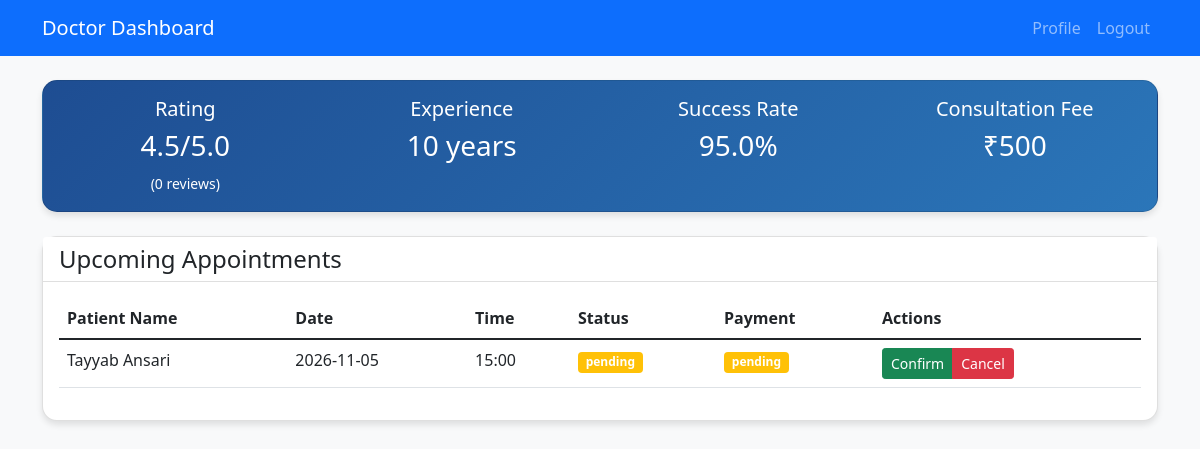
/doctor-dashboard (signed in), run on the app's committed database.
### tables this page shows
CREATE TABLE doctors (
                id INTEGER PRIMARY KEY AUTOINCREMENT,
                name TEXT NOT NULL,
                email TEXT UNIQUE NOT NULL,
                password TEXT NOT NULL,
                specialization TEXT NOT NULL,
                hospital TEXT NOT NULL,
                location TEXT NOT NULL,
                contact TEXT NOT NULL,
                rating FLOAT DEFAULT 4.5,
                reviews_count INTEGER DEFAULT 0,
                experience_years INTEGER DEFAULT 10,
                success_rate FLOAT DEFAULT 95.0,
                consultation_fee DECIMAL(10,2) DEFAULT 500.00,
                hospital_description TEXT,
                doctor_description TEXT,
                available_days TEXT DEFAULT 'Monday,Tuesday,Wednesday,Thursday,Friday'
            );

CREATE TABLE appointments (
                id INTEGER PRIMARY KEY AUTOINCREMENT,
                user_id INTEGER NOT NULL,
                doctor_id INTEGER NOT NULL,
                appointment_date DATE NOT NULL,
                appointment_time TIME NOT NULL,
                status TEXT DEFAULT 'pending',
                payment_status TEXT DEFAULT 'pending',
                payment_amount DECIMAL(10,2) NOT NULL,
                booking_date TIMESTAMP DEFAULT CURRENT_TIMESTAMP,
                FOREIGN KEY (user_id) REFERENCES users(id),
                FOREIGN KEY (doctor_id) REFERENCES doctors(id)
            );

### app.py (the view)
@app.route("/doctor-dashboard")
def doctor_dashboard():
    if "doctor_id" not in session:
        flash("Please login first!", "warning")
        return redirect(url_for("doctor_login"))
    try:
        with sqlite3.connect("users.db") as conn:
            cursor = conn.cursor()
            cursor.execute("""
                SELECT name, specialization, hospital, location, contact, rating,
                       reviews_count, experience_years, success_rate, consultation_fee
                FROM doctors
                WHERE id = ?
            """, (session["doctor_id"],))
            doctor_info = cursor.fetchone()
            cursor.execute("""
                SELECT
                    a.id,
                    u.first_name || ' ' || u.last_name as patient_name,
                    a.appointment_date,
                    a.appointment_time,
                    a.status,
                    a.payment_status,
                    a.payment_amount
                FROM appointments a
                JOIN users u ON a.user_id = u.id
                WHERE a.doctor_id = ?
                ORDER BY a.appointment_date DESC, a.appointment_time DESC
            """, (session["doctor_id"],))
            appointments = cursor.fetchall()
            return render_template(
                "doctorDashboard.html",
                doctor=doctor_info,
                appointments=appointments,
                logged_in=True
            )
    except Exception as e:
        print(f"Error in doctor dashboard: {str(e)}")
        flash("Error loading dashboard", "danger")
        return redirect(url_for("doctor_login"))

### templates/doctorDashboard.html (shortened to what this page needs)
<!DOCTYPE html>
<html lang="en">
<head>
    <link href="https://cdn.jsdelivr.net/npm/bootstrap@5.1.3/dist/css/bootstrap.min.css" rel="stylesheet">
    <link rel="stylesheet" href="https://cdnjs.cloudflare.com/ajax/libs/font-awesome/6.0.0/css/all.min.css">
</head>
<body class="bg-light">
    <nav class="navbar navbar-expand-lg navbar-dark bg-primary">
        <div class="container">
            <a class="navbar-brand" href="#">Doctor Dashboard</a>
            <div class="collapse navbar-collapse" id="navbarNav">
                <ul class="navbar-nav ms-auto">
                    <li class="nav-item">
                        <a class="nav-link" href="{{ url_for('doctor_profile') }}">Profile</a>
                    </li>
                    <li class="nav-item">
                        <a class="nav-link" href="{{ url_for('start') }}">Logout</a>
                    </li>
                </ul>
            </div>
        </div>
    </nav>
    <div class="container py-4">
        <div class="row mb-4">
            <div class="col-md-12">
                <div class="card dashboard-card stats-card">
                    <div class="card-body">
                        <div class="row">
                            <div class="col-md-3 text-center">
                                <h5>Rating</h5>
                                <h3>{{ doctor[5] }}/5.0</h3>
                                <small>({{ doctor[6] }} reviews)</small>
                            </div>
                            <div class="col-md-3 text-center">
                                <h5>Experience</h5>
                                <h3>{{ doctor[7] }} years</h3>
                            </div>
                            <div class="col-md-3 text-center">
                                <h5>Success Rate</h5>
                                <h3>{{ doctor[8] }}%</h3>
                            </div>
                            <div class="col-md-3 text-center">
                                <h5>Consultation Fee</h5>
                                <h3>₹{{ doctor[9] }}</h3>
                            </div>
                        </div>
                    </div>
                </div>
            </div>
        </div>
        <div class="card dashboard-card">
            <div class="card-header bg-white">
                <h4 class="mb-0">Upcoming Appointments</h4>
            </div>
            <div class="card-body">
                {% if appointments %}
                    <div class="table-responsive">
                        <table class="table table-hover">
                            <thead>
                                <tr>
                                    <th>Patient Name</th>
                                    <th>Date</th>
                                    <th>Time</th>
                                    <th>Status</th>
                                    <th>Payment</th>
                                    <th>Actions</th>
                                </tr>
                            </thead>
                            <tbody>
                                {% for appointment in appointments %}
                                <tr>
                                    <td>{{ appointment[1] }}</td>
                                    <td>{{ appointment[2] }}</td>
                                    <td>{{ appointment[3] }}</td>
                                    <td>
                                        <span class="badge bg-{{ 'success' if appointment[4] == 'confirmed' else 'warning' }}">
                                            {{ appointment[4] }}
                                        </span>
                                    </td>
                                    <td>
                                        <span class="badge bg-{{ 'success' if appointment[5] == 'completed' else 'warning' }}">
                                            {{ appointment[5] }}
                                        </span>
                                    </td>
                                    <td>
                                        <div class="btn-group">
                                            <button class="btn btn-sm btn-success" onclick="updateStatus({{ appointment[0] }}, 'confirmed')">
                                                Confirm
                                            </button>
                                            <button class="btn btn-sm btn-danger" onclick="updateStatus({{ appointment[0] }}, 'cancelled')">
                                                Cancel
                                            </button>
                                        </div>
                                    </td>
                                </tr>
                                {% endfor %}
                            </tbody>
                        </table>
                    </div>
                {% else %}
                    <p class="text-center my-4">No appointments scheduled.</p>
                {% endif %}
            </div>
        </div>
    </div>
</body>
</html>

### templates/doctorDashboard.html (style rules this page uses)
.dashboard-card { border-radius: 15px; box-shadow: 0 4px 6px rgba(0, 0, 0, 0.1); transition: transform 0.3s ease; }
.stats-card { background: linear-gradient(135deg, #1e4d92, #2b76b9); color: white; }

### data on the page
doctors: rating "4.5", reviews_count "0", experience_years "10", success_rate "95.0", consultation_fee "500"
appointments: appointment "Tayyab Ansari", appointment_date "2026-11-05", appointment_time "15:00", status "pending", payment_status "pending"
